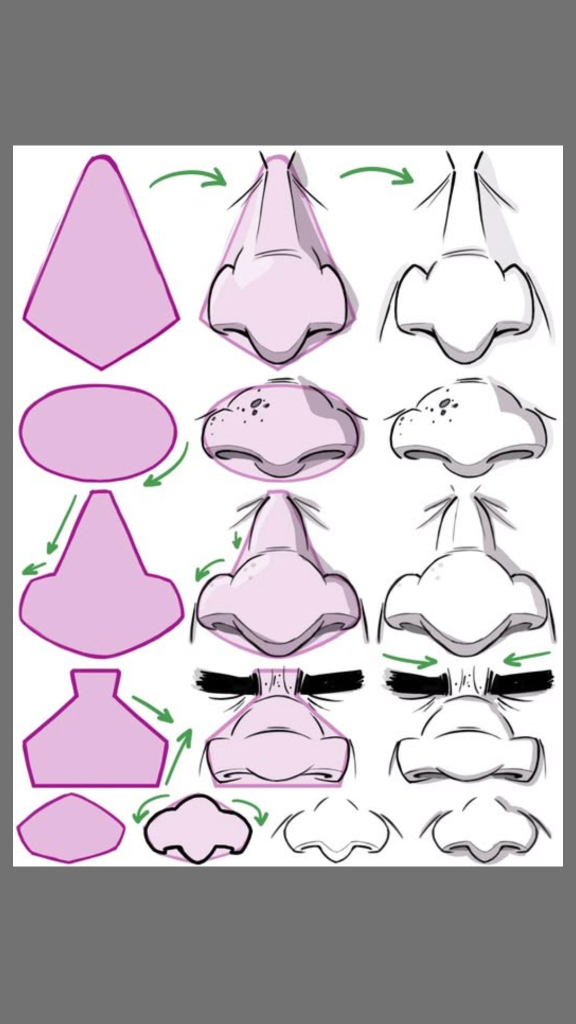
#> input picture references/nez/06.png, 1152 x 2048 px, found by its file name (shown at 1/2 size)
$ python extract_06.py
#> lines starting #> are read from the running program, lines starting #| are printed output that depends on the picture; after the words box and inside, x2 and y2 are one past the last pixel; in counts of white or black regions, pixels touching at a corner belong together
"""Extraction MESURÉE de references/nez/06.png : les 5 silhouettes de base en aplat rose (colonne de gauche).
Sortie : references/nez/measures-06.json (profils de largeur normalisés). Aucune valeur n'est saisie à la main."""
import json
import numpy as np
from PIL import Image
from scipy import ndimage as ndi

a = np.array(Image.open('references/nez/06.png').convert('RGB')).astype(int)
R, G, B = a[..., 0], a[..., 1], a[..., 2]
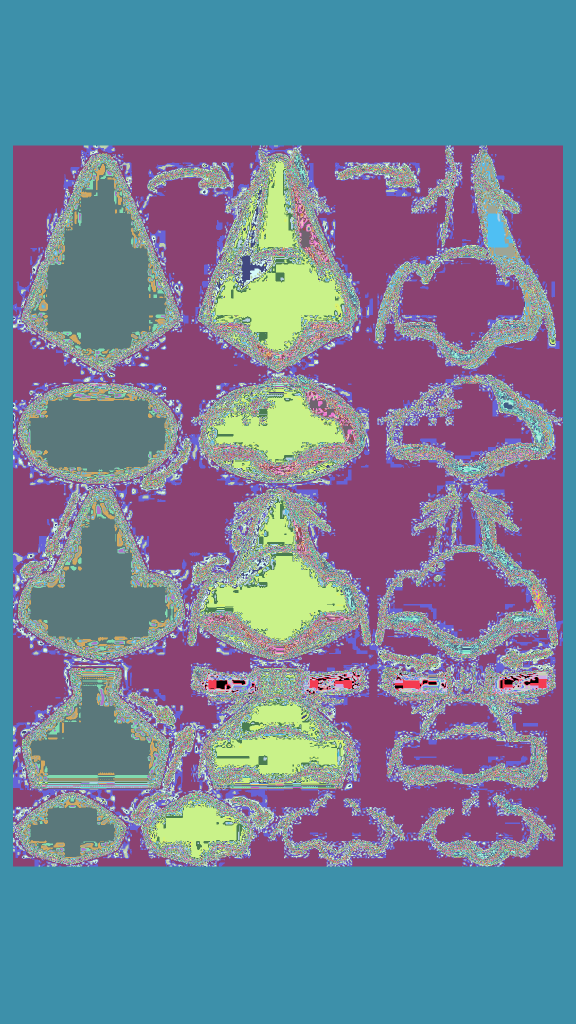
#> R: shape (2048, 1152) int64 (shown at 1/2 size); 184 distinct labels, from 0 to 255; one colour per label, 0 black
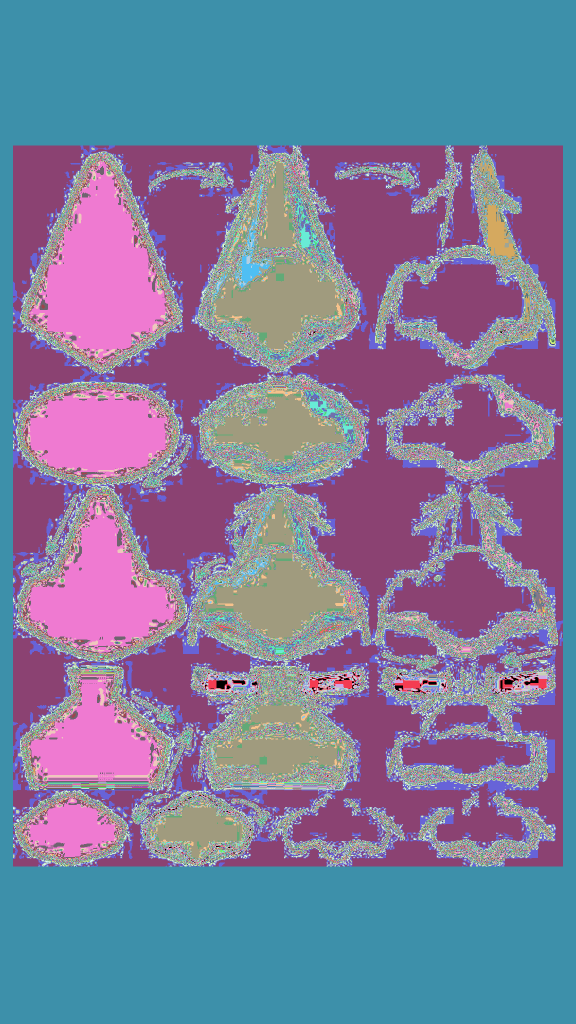
#> G: shape (2048, 1152) int64 (shown at 1/2 size); 184 distinct labels, from 0 to 255; one colour per label, 0 black
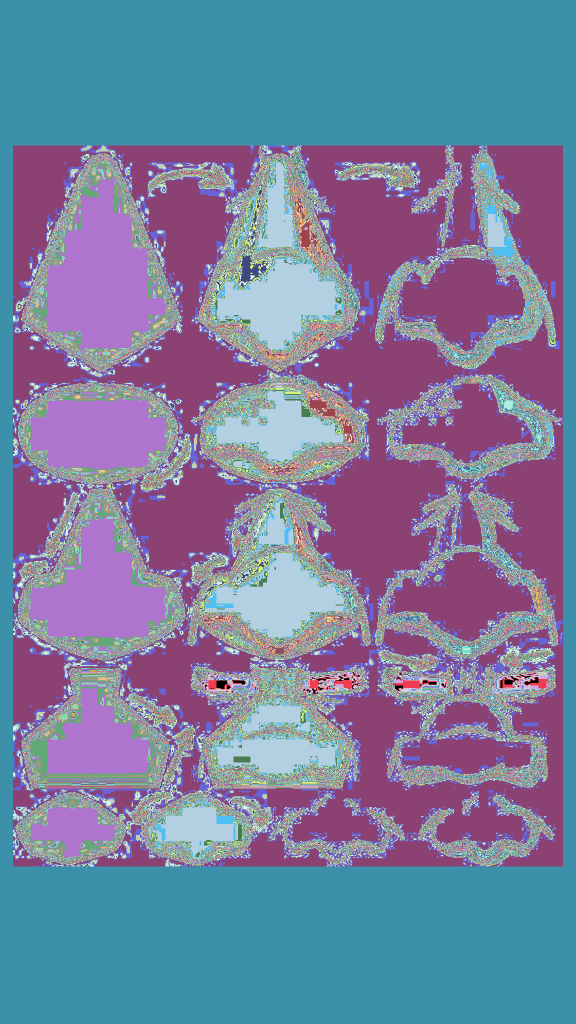
#> B: shape (2048, 1152) int64 (shown at 1/2 size); 184 distinct labels, from 0 to 255; one colour per label, 0 black
pink = (R > 200) & (B > 190) & (R - G > 25) & (B - G > 15)          # aplat rose
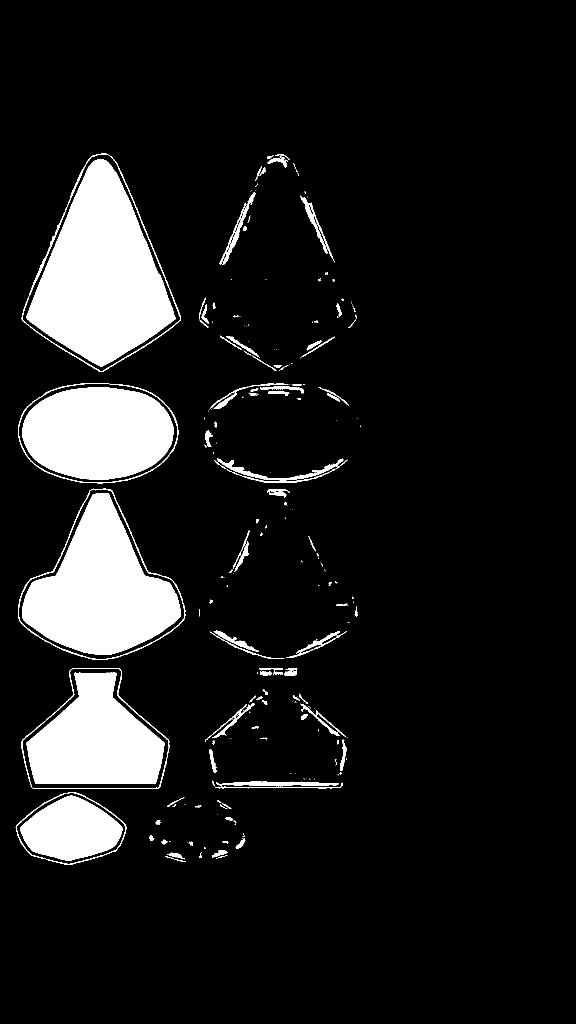
#> pink: shape (2048, 1152) bool (shown at 1/2 size); 11% white; 251 white regions (153 under 20 px), largest, box (x1, y1, x2, y2) and area: (52, 319, 352, 734) 70422, (44, 987, 362, 1310) 56928, (45, 775, 347, 959) 44531
outline = (R > 100) & (R < 220) & (G < 90) & (B > 100)               # contour magenta
#> outline: shape (2048, 1152) bool; 1.1% white; 631 white regions (625 under 20 px), largest, box (x1, y1, x2, y2) and area: (46, 1339, 336, 1575) 6051, (46, 310, 360, 741) 5948, (39, 980, 368, 1317) 5739, (39, 769, 354, 964) 4238, (34, 1586, 250, 1727) 2403, (601, 382, 612, 394) 24
mask = pink | outline
#> mask: shape (2048, 1152) bool; 12% white; 865 white regions (771 under 20 px), largest, box (x1, y1, x2, y2) and area: (43, 307, 362, 744) 78915, (36, 977, 371, 1320) 64747, (36, 766, 357, 967) 50354
mask[:, 400:] = False                                                # colonne 1 seulement
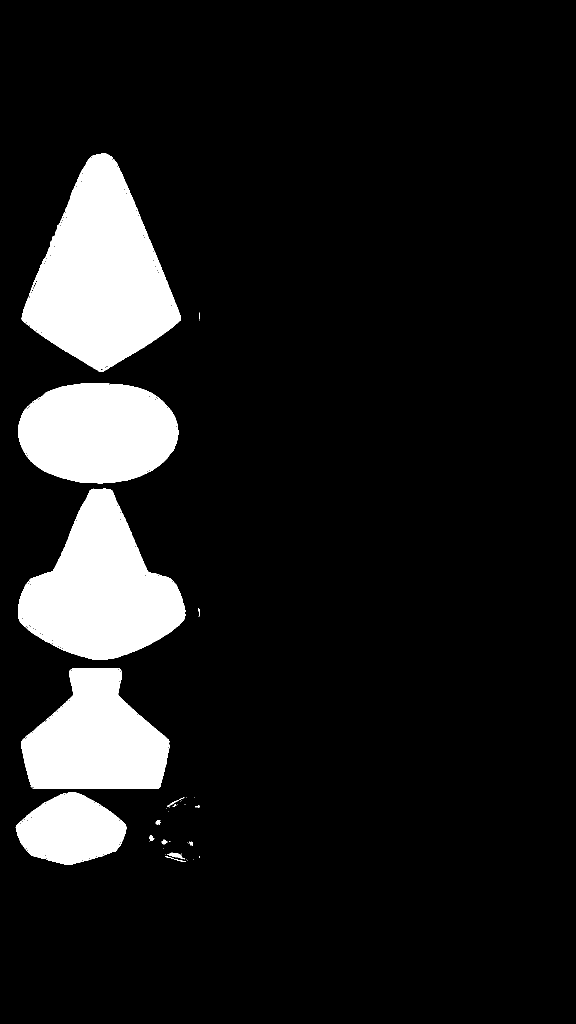
#> mask: shape (2048, 1152) bool (shown at 1/2 size); 11.2% white; 42 white regions (28 under 20 px), largest, box (x1, y1, x2, y2) and area: (43, 307, 362, 744) 78915, (36, 977, 371, 1320) 64747, (36, 766, 357, 967) 50354
mask = ndi.binary_closing(mask, iterations=3)
#> mask: shape (2048, 1152) bool; 11.5% white; 25 white regions (12 under 20 px), largest, box (x1, y1, x2, y2) and area: (43, 307, 362, 744) 80683, (36, 977, 371, 1320) 66327, (36, 766, 357, 967) 51585
mask = ndi.binary_fill_holes(mask)
lab, n = ndi.label(mask)
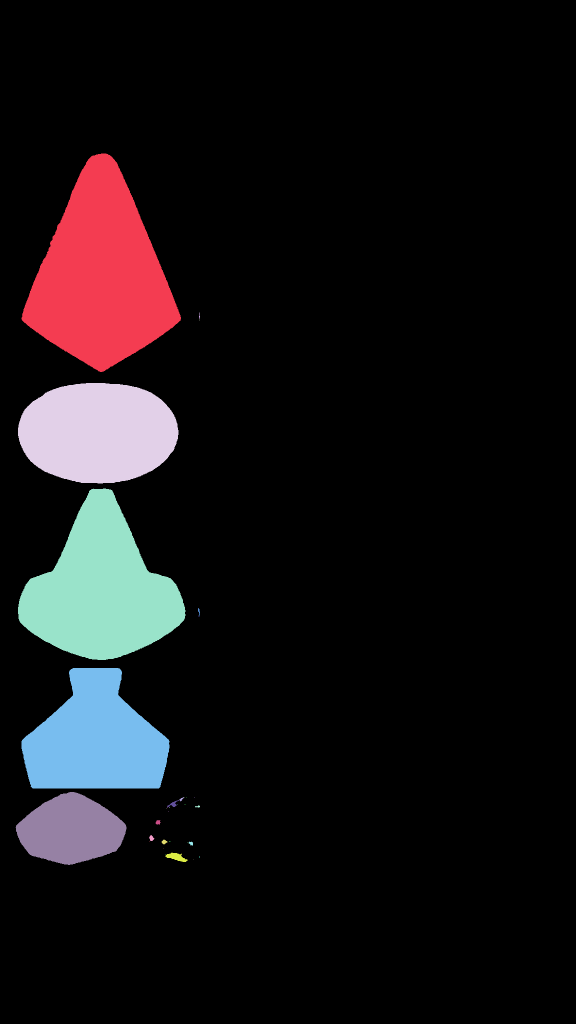
#> lab: shape (2048, 1152) int32 (shown at 1/2 size); 37 distinct labels, from 0 to 36; one colour per label, 0 black
#> n = 36
objs = []
for i in range(1, n + 1):
    ys, xs = np.where(lab == i)
    if len(ys) < 4000:
        continue
    objs.append((ys.min(), i))
#> this loop made 36 passes
#> (ys, xs) on passes 3, 7, 11, 12, 13, 15, 16, 17, 19, 20, 21, 22: ([639, 640], [399, 399]), ([1232], [396]), ([1594], [368]), ([1595], [372]), ([1595], [388]), ([1609], [354]), ([1609], [369]), ([1609], [371]), ([1614], [338]), ([1615], [334]), ([1615], [339]), ([1616], [333])
#> after the loop, objs = [(307, 1), (766, 4), (977, 5), (1336, 8), (1584, 9)]
objs.sort()
out = []
for k, (_, i) in enumerate(objs):
    m = lab == i
    ys, xs = np.where(m)
    y0, y1, x0, x1 = ys.min(), ys.max(), xs.min(), xs.max()
    h, w = y1 - y0 + 1, x1 - x0 + 1
    cx = (x0 + x1) / 2
    prof = []
    for t in np.linspace(0.02, 0.98, 25):                            # 25 niveaux, du haut (0) au bas (1)
        row = m[int(y0 + t * (h - 1))]
        xr = np.where(row)[0]
        prof.append(round(float((xr.max() - xr.min() + 1) / w), 4) if len(xr) else 0.0)
    out.append({'index': k, 'bboxPx': [int(x0), int(y0), int(w), int(h)], 'aspectWoverH': round(float(w / h), 4),
                'areaFill': round(float(m.sum() / (w * h)), 4), 'widthProfile25': prof,
                'bottomBias': round(float((ys.mean() - y0) / h), 4)})
#> this loop made 5 passes
#> (i, y0, y1, x0, x1, h, w, cx) on passes 1 to 5: (1, 307, 743, 43, 361, 437, 319, 202), (4, 766, 966, 36, 356, 201, 321, 196), (5, 977, 1319, 36, 370, 343, 335, 203), (8, 1336, 1576, 43, 338, 241, 296, 190.5), (9, 1584, 1729, 31, 252, 146, 222, 141.5)
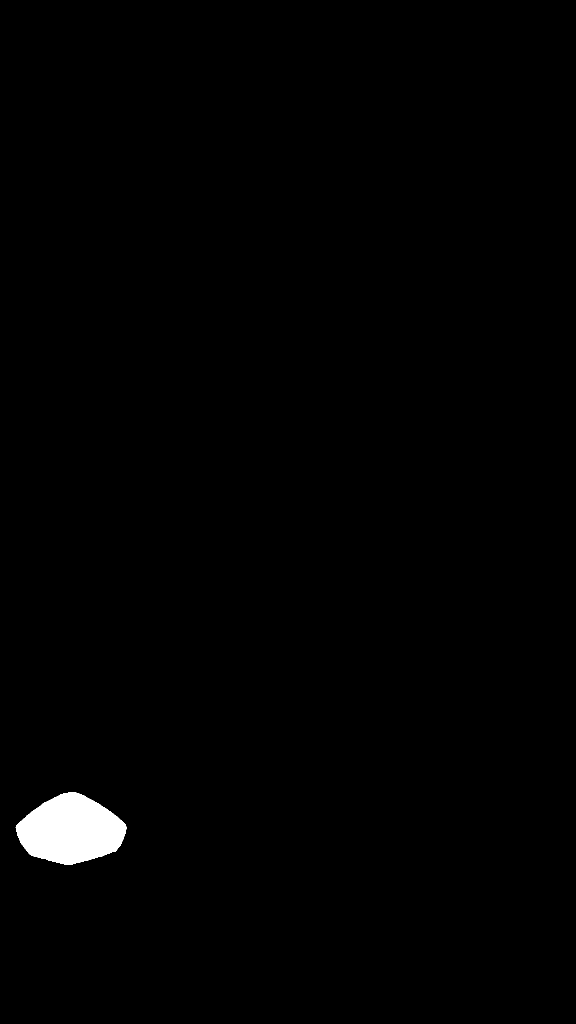
#> m: shape (2048, 1152) bool (shown at 1/2 size); 0.95% white; 1 white region, box (x1, y1, x2, y2) and area: (31, 1584, 253, 1730) 22435
#> after the loop, out = 5 items
json.dump({'source': 'references/nez/06.png', 'method': 'segmentation aplat rose, colonne 1, 25 niveaux normalisés', 'shapes': out},
          open('references/nez/measures-06.json', 'w'), indent=1)
for s in out:
    print(s['index'], s['bboxPx'], 'W/H', s['aspectWoverH'], 'fill', s['areaFill'])
#> this loop made 5 passes
#| 0 [43, 307, 319, 437] W/H 0.73 fill 0.5788
#| 1 [36, 766, 321, 201] W/H 1.597 fill 0.7995
#| 2 [36, 977, 335, 343] W/H 0.9767 fill 0.5772
#| 3 [43, 1336, 296, 241] W/H 1.2282 fill 0.6947
#| 4 [31, 1584, 222, 146] W/H 1.5205 fill 0.6922
